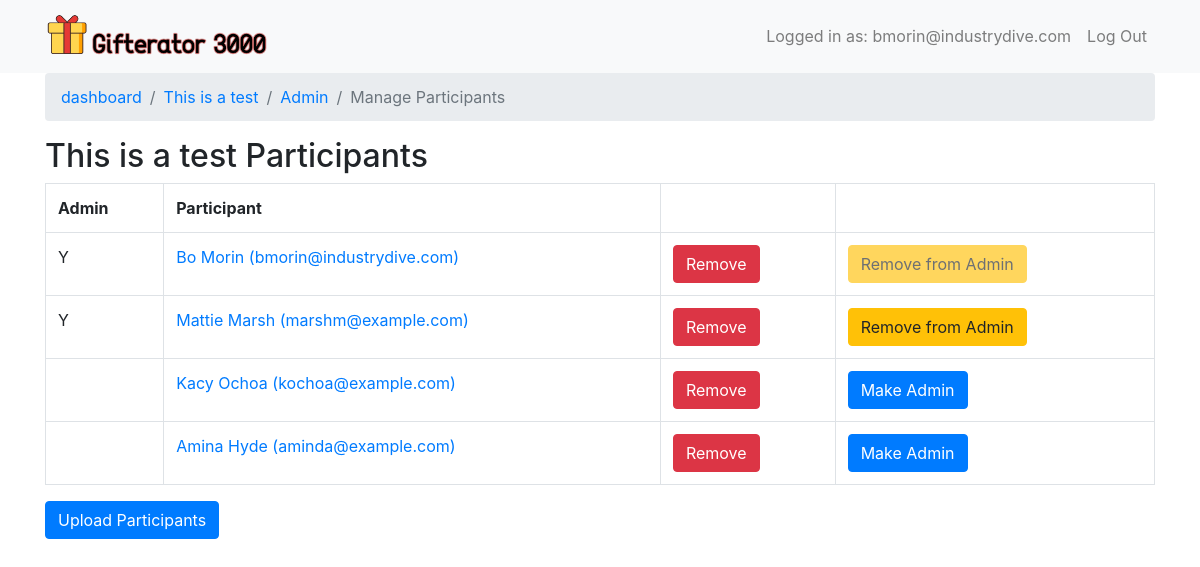
/giftexchange/5/manage/participants/ (signed in), run on the app's committed database.
### giftexchange/models.py (models this page shows, shortened)
class GiftExchange(models.Model):
	title = models.CharField(max_length=300, unique=True)
	date = models.DateField(blank=True, null=True)
	location = models.CharField(max_length=500)
	description = models.TextField(blank=True, null=True)
	spending_limit = models.IntegerField(default=0)
	admin_appuser = models.ManyToManyField(AppUser)
	assignments_locked = models.BooleanField(default=False)

class Participant(models.Model):
	appuser = models.ForeignKey(AppUser, on_delete=models.CASCADE)
	giftexchange = models.ForeignKey(GiftExchange, on_delete=models.CASCADE)
	likes = models.TextField(blank=True, null=True)
	dislikes = models.TextField(blank=True, null=True)
	allergies_sensitivities = models.TextField(blank=True, null=True)

class AppUser(models.Model):
	djangouser = models.OneToOneField(User, on_delete=models.CASCADE)
	needs_password_reset = models.BooleanField(default=True)
	default_likes = models.TextField(blank=True, null=True)
	default_dislikes = models.TextField(blank=True, null=True)
	default_allergies_sensitivities = models.TextField(blank=True, null=True)
	def __str__(self):
		return '{} {} ({})'.format(self.djangouser.first_name, self.djangouser.last_name, self.djangouser.email)
	def exchange_participant(self, giftexchange):
		participant_exists = Participant.objects.filter(appuser=self, giftexchange=giftexchange).exists()
		if participant_exists:
			return Participant.objects.get(appuser=self, giftexchange=giftexchange)
		return False
	@classmethod
	def get(cls, djangouser):
		return cls.objects.get(djangouser=djangouser)

### giftexchange/views.py (the view)
# urls.py: path('giftexchange/<int:giftexchange_id>/manage/participants/', views.ParticipantsList.as_view(), name='giftexchange_manage_participants'),
class ParticipantsList(GiftExchangeAdminView):
	def get(self, request, *args, **kwargs):
		participants = self.giftexchange.participant_set.all()
		template = loader.get_template('giftexchange/manage_participants.html')
		context = {
			'breadcrumbs': [
				('dashboard', reverse('dashboard')),
				(self.giftexchange.title, reverse('giftexchange_detail', kwargs={'giftexchange_id': self.giftexchange_id})),
				('Admin', reverse('giftexchange_manage_dashboard', kwargs={'giftexchange_id': self.giftexchange_id})),
				('Manage Participants', None)
			],
			'giftexchange': self.giftexchange,
			'participants': participants,
		}
		return HttpResponse(template.render(context, request))

### giftexchange/views.py (called while the page is built)
	def _get_participant_and_exchange(self, appuser, giftexchange_id):
		giftexchange = None
		participant_details = None
		giftexchange = GiftExchange.objects.filter(pk=giftexchange_id).first()
		if giftexchange:
			participant_details = appuser.exchange_participant(giftexchange)
		return giftexchange, participant_details

	def setup(self, request, *args, **kwargs):
		super(AuthenticatedView, self).setup(request, *args, **kwargs)
		if not self.request.user.is_authenticated:
			raise Http404('Login Required')
		self.giftexchange = None
		self.is_admin = False
		self.djangouser = request.user
		self.appuser = AppUser.get(djangouser=self.djangouser)
		if 'giftexchange_id' in kwargs:
			self.giftexchange = GiftExchange.objects.filter(pk=kwargs['giftexchange_id']).first()
			self.giftexchange_id = self.giftexchange.pk

	def setup(self, request, *args, **kwargs):
		super(GiftExchangeAdminView, self).setup(request, *args, **kwargs)
		self.giftexchange_id = kwargs['giftexchange_id']
		self.appuser = AppUser.get(djangouser=request.user)
		self.giftexchange, self.participant_details = self._get_participant_and_exchange(self.appuser, self.giftexchange_id)
		if not self.giftexchange:
			raise Http404('Gift exchange with id {} not found'.format(self.giftexchange_id))
		if not self.participant_details:
			raise Http404('User not a participant on this exchange')
		if not self.appuser in self.giftexchange.admin_appuser.all():
			raise Http404('User not an admin on this exchange')

### giftexchange/templates/giftexchange/manage_participants.html
{% extends 'giftexchange/base.html' %}
{% block page_content %}
	<h2>{{giftexchange.title}} Participants</h2>
	<div class="row">
		<div class="col">
		<table class="table table-bordered">
			<tr>
				<th>Admin</th>
				<th>Participant</th>
				<th></th>
				<th></th>
			</tr>
			{% for participant in participants %}
				<tr>
					<td>
						{% if participant.appuser in giftexchange.admin_appuser.all %}
							Y
						{% endif %}
					</td>
					<td><a href="{% url 'giftexchange_detail_appuser' giftexchange_id=giftexchange.pk appuser_id=participant.appuser.pk %}">{{participant.appuser}}</a></td>
					<td>
						<a href="{% url 'giftexchange_remove_participant' giftexchange_id=giftexchange.pk participant_id=participant.pk %}"><button class="btn btn-danger">Remove</button></a>
					</td>
					<td>
						{% if not participant.appuser in giftexchange.admin_appuser.all %}
							<a href="{% url 'giftexchange_add_participant_admin' giftexchange_id=giftexchange.pk participant_id=participant.pk %}"><button class="btn btn-primary">Make Admin</button></a>
						{% else %}
							{% if participant.appuser.djangouser != request.user %}
								<a href="{% url 'giftexchange_remove_participant_admin' giftexchange_id=giftexchange.pk participant_id=participant.pk %}"><button class="btn btn-warning">Remove from Admin</button></a>
							{% else %}
								<button class="btn btn-warning" disabled>Remove from Admin</button>
							{% endif %}
						{% endif %}
					</td>
				</tr>
			{% endfor %}
		</table>
		<a href="{% url 'giftexchange_upload_participants' giftexchange_id=giftexchange.pk%}"><button class="btn btn-primary">Upload Participants</button></a>
		</div>
	</div>
{% endblock %}

### giftexchange/templates/giftexchange/base.html (shortened to what this page needs)
{% load static %}
<!DOCTYPE html>
<html lang="en">
<head>
	<link href="{% static 'bootstrap/css/bootstrap.min.css' %}" rel="stylesheet">
	<link href= 'https://ajax.googleapis.com/ajax/libs/jqueryui/1.12.1/themes/ui-lightness/jquery-ui.css' rel='stylesheet'>
</head>
<body>
	{% block header_nav %}
		<nav class="navbar navbar-expand-sm bg-light navbar-light">
			<div class="container">
				<a class="navbar-brand float-left" href="{% url 'dashboard' %}">
					<img class="d-inline-block align-top" src="{% static 'site-images/gifterator-icon.png' %}" width="225px"/>
				</a>
				<ul class="navbar-nav">
					{% if request.user.is_authenticated %}
						<li class="nav-item">
							<a href="{% url 'profile' %}" class="nav-link">Logged in as: {{request.user.username}}</a>
						</li>
						<li class="nav-item">
							<a class="nav-link" href="{% url 'logout' %}">Log Out</a>
						</li>
					{% else %}
						<li class="nav-item">
							<a class="nav-link" href="{% url 'login' %}">Log In</a>
						</li>
					{% endif %}
				</ul>
			</div>
		</nav>
	{% endblock %}
	{% if breadcrumbs %}
		<div class="container">
			<nav aria-label="breadcrumb">
			  <ol class="breadcrumb">
			  	{% for title, link in breadcrumbs %}
					{% if link %}
						<li class="breadcrumb-item"><a href="{{link}}">{{title}}</a></li>
					{% else %}
						<li class="breadcrumb-item active">{{title}}</li>
					{% endif %}
				{% endfor %}
			  </ol>
			</nav>
		</div>
	{% endif %}
	<div class="container">
		<div id="main-content">
				{% block page_content %}{% endblock %}
		</div>
	</div>
</body>

### data on the page
GiftExchange: breadcrumbs "This is a test", title "This is a test"
Participant: shows "Y", appuser "Bo Morin (bmorin@industrydive.com)", shows "Remove from Admin"
Participant: shows "Y", appuser "Mattie Marsh (marshm@example.com)", shows "Remove from Admin"
Participant: appuser "Kacy Ochoa (kochoa@example.com)", shows "Make Admin"
Participant: appuser "Amina Hyde (aminda@example.com)", shows "Make Admin"

### other printed values
{{ request.user.username }} "bmorin@industrydive.com"
{{ title }} "dashboard" "Admin"
{{ title }} "Manage Participants"
